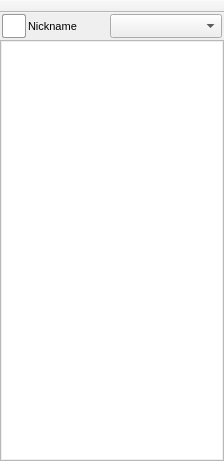
<?xml version="1.0" encoding="UTF-8"?>
<ui version="4.0">
 <class>MainWindow</class>
 <widget class="QMainWindow" name="MainWindow">
  <property name="geometry">
   <rect>
    <x>0</x>
    <y>0</y>
    <width>224</width>
    <height>461</height>
   </rect>
  </property>
  <property name="minimumSize">
   <size>
    <width>224</width>
    <height>0</height>
   </size>
  </property>
  <property name="maximumSize">
   <size>
    <width>224</width>
    <height>16777215</height>
   </size>
  </property>
  <property name="windowTitle">
   <string>I2PChat</string>
  </property>
  <property name="windowIcon">
   <iconset resource="resourcen.qrc">
    <normaloff>:/icons/avatar.svg</normaloff>:/icons/avatar.svg</iconset>
  </property>
  <property name="locale">
   <locale language="English" country="UnitedStates"/>
  </property>
  <widget class="QWidget" name="centralwidget">
   <layout class="QGridLayout" name="gridLayout_2">
    <property name="leftMargin">
     <number>0</number>
    </property>
    <property name="topMargin">
     <number>0</number>
    </property>
    <property name="rightMargin">
     <number>0</number>
    </property>
    <property name="bottomMargin">
     <number>0</number>
    </property>
    <property name="horizontalSpacing">
     <number>6</number>
    </property>
    <property name="verticalSpacing">
     <number>0</number>
    </property>
    <item row="2" column="0">
     <widget class="QListWidget" name="listWidget">
      <property name="minimumSize">
       <size>
        <width>224</width>
        <height>0</height>
       </size>
      </property>
      <property name="maximumSize">
       <size>
        <width>224</width>
        <height>16777215</height>
       </size>
      </property>
      <property name="font">
       <font>
        <pointsize>9</pointsize>
       </font>
      </property>
      <property name="cursor" stdset="0">
       <cursorShape>PointingHandCursor</cursorShape>
      </property>
      <property name="mouseTracking">
       <bool>false</bool>
      </property>
      <property name="contextMenuPolicy">
       <enum>Qt::ContextMenuPolicy::CustomContextMenu</enum>
      </property>
      <property name="autoFillBackground">
       <bool>false</bool>
      </property>
      <property name="styleSheet">
       <string notr="true">QListView::item:hover {color: #000; background: rgba(200,200,200,.4)}
QListView{padding:1px;}</string>
      </property>
      <property name="frameShape">
       <enum>QFrame::Shape::StyledPanel</enum>
      </property>
      <property name="frameShadow">
       <enum>QFrame::Shadow::Plain</enum>
      </property>
      <property name="sizeAdjustPolicy">
       <enum>QAbstractScrollArea::SizeAdjustPolicy::AdjustToContents</enum>
      </property>
      <property name="autoScrollMargin">
       <number>0</number>
      </property>
      <property name="editTriggers">
       <set>QAbstractItemView::EditTrigger::AllEditTriggers</set>
      </property>
      <property name="dragEnabled">
       <bool>false</bool>
      </property>
      <property name="dragDropMode">
       <enum>QAbstractItemView::DragDropMode::NoDragDrop</enum>
      </property>
      <property name="alternatingRowColors">
       <bool>false</bool>
      </property>
      <property name="selectionBehavior">
       <enum>QAbstractItemView::SelectionBehavior::SelectRows</enum>
      </property>
      <property name="iconSize">
       <size>
        <width>10</width>
        <height>10</height>
       </size>
      </property>
      <property name="movement">
       <enum>QListView::Movement::Static</enum>
      </property>
      <property name="gridSize">
       <size>
        <width>0</width>
        <height>18</height>
       </size>
      </property>
      <property name="sortingEnabled">
       <bool>false</bool>
      </property>
     </widget>
    </item>
    <item row="1" column="0" alignment="Qt::AlignmentFlag::AlignVCenter">
     <widget class="QFrame" name="frame">
      <property name="sizePolicy">
       <sizepolicy hsizetype="Maximum" vsizetype="Preferred">
        <horstretch>0</horstretch>
        <verstretch>0</verstretch>
       </sizepolicy>
      </property>
      <property name="minimumSize">
       <size>
        <width>224</width>
        <height>31</height>
       </size>
      </property>
      <property name="maximumSize">
       <size>
        <width>224</width>
        <height>31</height>
       </size>
      </property>
      <property name="sizeIncrement">
       <size>
        <width>0</width>
        <height>0</height>
       </size>
      </property>
      <property name="font">
       <font>
        <pointsize>9</pointsize>
       </font>
      </property>
      <property name="styleSheet">
       <string notr="true"/>
      </property>
      <property name="frameShape">
       <enum>QFrame::Shape::NoFrame</enum>
      </property>
      <property name="frameShadow">
       <enum>QFrame::Shadow::Raised</enum>
      </property>
      <layout class="QGridLayout" name="gridLayout">
       <property name="sizeConstraint">
        <enum>QLayout::SizeConstraint::SetMinAndMaxSize</enum>
       </property>
       <property name="leftMargin">
        <number>2</number>
       </property>
       <property name="topMargin">
        <number>1</number>
       </property>
       <property name="rightMargin">
        <number>2</number>
       </property>
       <property name="bottomMargin">
        <number>2</number>
       </property>
       <property name="horizontalSpacing">
        <number>2</number>
       </property>
       <property name="verticalSpacing">
        <number>4</number>
       </property>
       <item row="0" column="0" alignment="Qt::AlignmentFlag::AlignLeft|Qt::AlignmentFlag::AlignVCenter">
        <widget class="QLabel" name="avatarlabel">
         <property name="minimumSize">
          <size>
           <width>24</width>
           <height>24</height>
          </size>
         </property>
         <property name="maximumSize">
          <size>
           <width>24</width>
           <height>24</height>
          </size>
         </property>
         <property name="styleSheet">
          <string notr="true">QLabel{
border: 1px solid #999;
border-radius: 2px;
background: #fff;
}</string>
         </property>
         <property name="lineWidth">
          <number>1</number>
         </property>
         <property name="text">
          <string/>
         </property>
         <property name="pixmap">
          <pixmap resource="resourcen.qrc">:/icons/avatar.svg</pixmap>
         </property>
         <property name="scaledContents">
          <bool>true</bool>
         </property>
         <property name="alignment">
          <set>Qt::AlignmentFlag::AlignLeading|Qt::AlignmentFlag::AlignLeft|Qt::AlignmentFlag::AlignVCenter</set>
         </property>
        </widget>
       </item>
       <item row="0" column="3" alignment="Qt::AlignmentFlag::AlignLeft|Qt::AlignmentFlag::AlignVCenter">
        <widget class="QComboBox" name="comboBox">
         <property name="sizePolicy">
          <sizepolicy hsizetype="Fixed" vsizetype="Fixed">
           <horstretch>0</horstretch>
           <verstretch>0</verstretch>
          </sizepolicy>
         </property>
         <property name="minimumSize">
          <size>
           <width>112</width>
           <height>24</height>
          </size>
         </property>
         <property name="maximumSize">
          <size>
           <width>112</width>
           <height>24</height>
          </size>
         </property>
         <property name="font">
          <font>
           <pointsize>8</pointsize>
          </font>
         </property>
         <property name="styleSheet">
          <string notr="true">QListView::item:hover {color: #000; background: rgba(200,200,200,.4)}</string>
         </property>
         <property name="insertPolicy">
          <enum>QComboBox::InsertPolicy::NoInsert</enum>
         </property>
         <property name="iconSize">
          <size>
           <width>10</width>
           <height>10</height>
          </size>
         </property>
        </widget>
       </item>
       <item row="0" column="1" colspan="2" alignment="Qt::AlignmentFlag::AlignVCenter">
        <widget class="QLabel" name="nicknamelabel">
         <property name="sizePolicy">
          <sizepolicy hsizetype="Preferred" vsizetype="Preferred">
           <horstretch>0</horstretch>
           <verstretch>0</verstretch>
          </sizepolicy>
         </property>
         <property name="minimumSize">
          <size>
           <width>80</width>
           <height>24</height>
          </size>
         </property>
         <property name="maximumSize">
          <size>
           <width>80</width>
           <height>24</height>
          </size>
         </property>
         <property name="font">
          <font>
           <pointsize>8</pointsize>
          </font>
         </property>
         <property name="text">
          <string>Nickname</string>
         </property>
         <property name="textFormat">
          <enum>Qt::TextFormat::AutoText</enum>
         </property>
         <property name="scaledContents">
          <bool>false</bool>
         </property>
         <property name="alignment">
          <set>Qt::AlignmentFlag::AlignLeading|Qt::AlignmentFlag::AlignLeft|Qt::AlignmentFlag::AlignVCenter</set>
         </property>
         <property name="margin">
          <number>0</number>
         </property>
         <property name="textElideMode" stdset="0">
          <string>ElideRight</string>
         </property>
        </widget>
       </item>
      </layout>
     </widget>
    </item>
   </layout>
  </widget>
  <widget class="QToolBar" name="toolBar">
   <property name="enabled">
    <bool>true</bool>
   </property>
   <property name="sizePolicy">
    <sizepolicy hsizetype="Preferred" vsizetype="Maximum">
     <horstretch>0</horstretch>
     <verstretch>0</verstretch>
    </sizepolicy>
   </property>
   <property name="minimumSize">
    <size>
     <width>0</width>
     <height>0</height>
    </size>
   </property>
   <property name="maximumSize">
    <size>
     <width>224</width>
     <height>16635</height>
    </size>
   </property>
   <property name="sizeIncrement">
    <size>
     <width>0</width>
     <height>1</height>
    </size>
   </property>
   <property name="font">
    <font>
     <pointsize>9</pointsize>
    </font>
   </property>
   <property name="cursor">
    <cursorShape>PointingHandCursor</cursorShape>
   </property>
   <property name="contextMenuPolicy">
    <enum>Qt::ContextMenuPolicy::NoContextMenu</enum>
   </property>
   <property name="styleSheet">
    <string notr="true">QToolBar {padding-left: 2px;}</string>
   </property>
   <property name="movable">
    <bool>false</bool>
   </property>
   <property name="allowedAreas">
    <set>Qt::ToolBarArea::TopToolBarArea</set>
   </property>
   <property name="orientation">
    <enum>Qt::Orientation::Horizontal</enum>
   </property>
   <property name="iconSize">
    <size>
     <width>18</width>
     <height>18</height>
    </size>
   </property>
   <property name="floatable">
    <bool>false</bool>
   </property>
   <attribute name="toolBarArea">
    <enum>TopToolBarArea</enum>
   </attribute>
   <attribute name="toolBarBreak">
    <bool>false</bool>
   </attribute>
  </widget>
 </widget>
 <resources>
  <include location="resourcen.qrc"/>
  <include location="resourcen.qrc"/>
 </resources>
 <connections/>
 <designerdata>
  <property name="gridDeltaX">
   <number>4</number>
  </property>
  <property name="gridDeltaY">
   <number>2</number>
  </property>
  <property name="gridSnapX">
   <bool>true</bool>
  </property>
  <property name="gridSnapY">
   <bool>true</bool>
  </property>
  <property name="gridVisible">
   <bool>true</bool>
  </property>
 </designerdata>
</ui>
